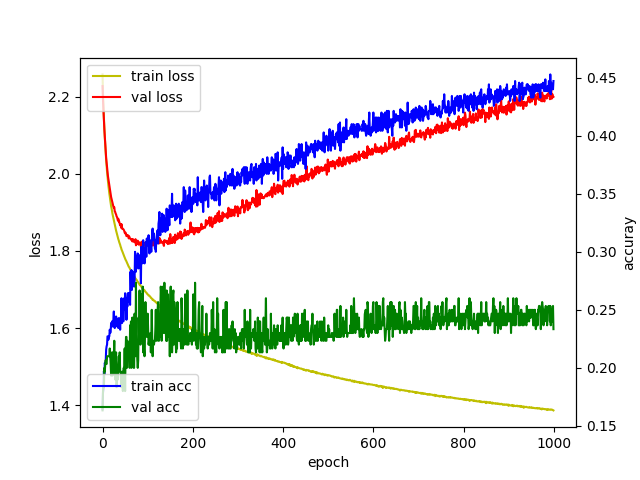

Here is the Python script that generated this plot:
import keras


# 사용자 정의 히스토리 클래스 정의
class CustomHistory(keras.callbacks.Callback):
    def init(self):
        self.train_loss = []
        self.val_loss = []
        self.train_acc = []
        self.val_acc = []

    def on_epoch_end(self, batch, logs={}):
        self.train_loss.append(logs.get('loss'))
        self.val_loss.append(logs.get('val_loss'))
        self.train_acc.append(logs.get('acc'))
        self.val_acc.append(logs.get('val_acc'))


# 모델 학습시키기

from keras.utils import np_utils
from keras.datasets import mnist
from keras.models import Sequential
from keras.layers import Dense, Activation
import numpy as np

np.random.seed(3)

# 1. 데이터셋 준비하기

# 훈련셋과 시험셋 로딩
(X_train, Y_train), (X_test, Y_test) = mnist.load_data()

# 훈련셋과 검증셋 분리
X_val = X_train[50000:]
Y_val = Y_train[50000:]
X_train = X_train[:50000]
Y_train = Y_train[:50000]

X_train = X_train.reshape(50000, 784).astype('float32') / 255.0
X_val = X_val.reshape(10000, 784).astype('float32') / 255.0
X_test = X_test.reshape(10000, 784).astype('float32') / 255.0

# 훈련셋, 검증셋 고르기
train_rand_idxs = np.random.choice(50000, 700)
val_rand_idxs = np.random.choice(10000, 300)

X_train = X_train[train_rand_idxs]
Y_train = Y_train[train_rand_idxs]
X_val = X_val[val_rand_idxs]
Y_val = Y_val[val_rand_idxs]

# 라벨링 전환
Y_train = np_utils.to_categorical(Y_train)
Y_val = np_utils.to_categorical(Y_val)
Y_test = np_utils.to_categorical(Y_test)

# 2. 모델 구성하기
model = Sequential()
model.add(Dense(units=2, input_dim=28 * 28, activation='relu'))
model.add(Dense(units=10, activation='softmax'))

# 3. 모델 엮기
model.compile(loss='categorical_crossentropy', optimizer='sgd', metrics=['accuracy'])

# 4. 모델 학습시키기

custom_hist = CustomHistory()
custom_hist.init()

for epoch_idx in range(1000):
    print('epochs : ' + str(epoch_idx))
    model.fit(X_train, Y_train, epochs=1, batch_size=10, validation_data=(X_val, Y_val), callbacks=[custom_hist])

# 5. 모델 학습 과정 표시하기
#% matplotlib inline
import matplotlib.pyplot as plt

fig, loss_ax = plt.subplots()

acc_ax = loss_ax.twinx()

loss_ax.plot(custom_hist.train_loss, 'y', label='train loss')
loss_ax.plot(custom_hist.val_loss, 'r', label='val loss')

acc_ax.plot(custom_hist.train_acc, 'b', label='train acc')
acc_ax.plot(custom_hist.val_acc, 'g', label='val acc')

loss_ax.set_xlabel('epoch')
loss_ax.set_ylabel('loss')
acc_ax.set_ylabel('accuray')

loss_ax.legend(loc='upper left')
acc_ax.legend(loc='lower left')

plt.show()
